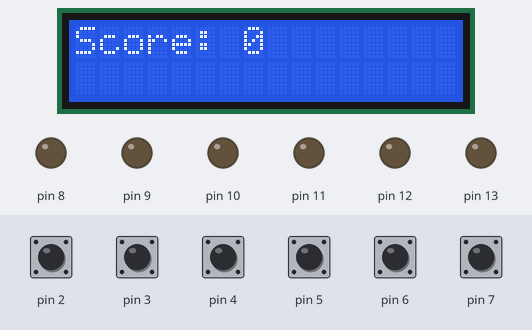
Simulated run of this sketch. Board: Arduino Uno, built with avr-gcc and run on an emulated ATmega328P. Shown: 16×2 character LCD, output pins drawn as LEDs (lit = HIGH). The inputs (shaded band) are chosen by the test bench; at power-on: pin 2–7 HIGH. Random numbers use the default seed unless the sketch sets one; what the sketch prints to the serial monitor is not drawn.

Above: at 3.2 s.
3.3 s: pin 2 pulled LOW for 0.15 s
At 3.8 s:
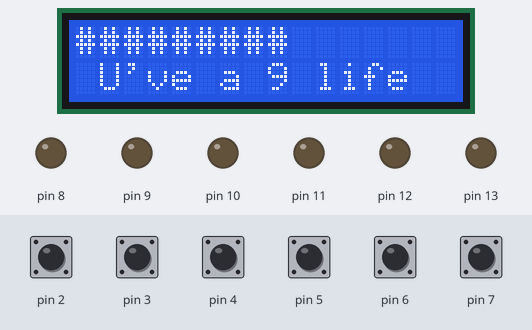
6.2 s: pin 6 pulled LOW for 0.15 s
At 7.8 s:
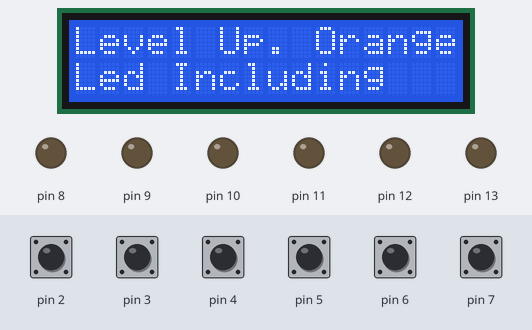
9.3 s: pin 3 pulled LOW for 1 s
At 10.6 s:
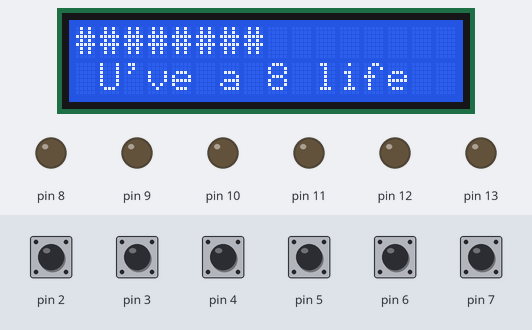
12.8 s: pin 4 pulled LOW for 0.15 s
At 13.5 s:
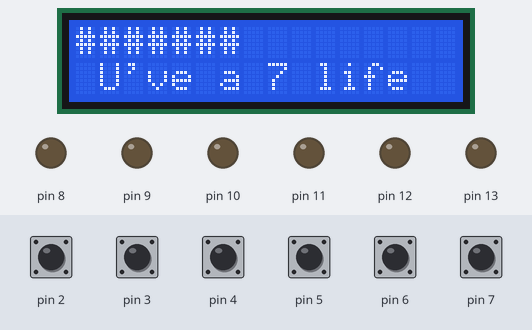
15.3 s: pin 5 pulled LOW for 0.15 s
At 16.1 s:
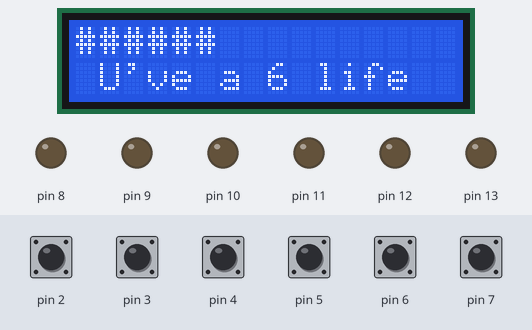
17.8 s: pin 7 pulled LOW for 0.15 s
At 18.4 s:
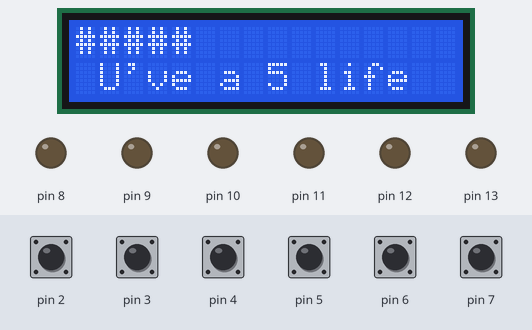
Timing chart, 0 to 21.3 s (numbered marks = the images above; inputs shaded):
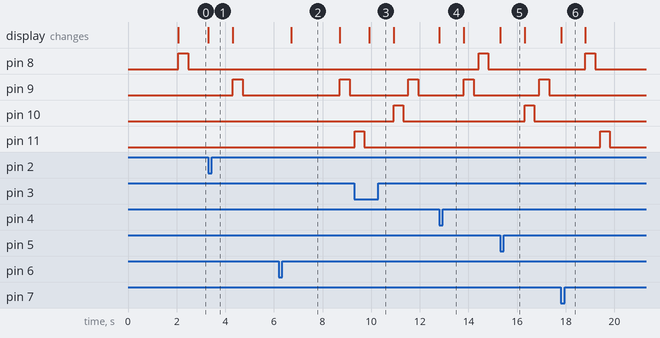

The sketch:

jeuDeMemoire.ino
```cpp
#include<LiquidCrystal.h>
LiquidCrystal lcd(A5,A4,A3,A2,A1,A0);
void setup()
{
   pinMode(13, OUTPUT);
   pinMode(12, OUTPUT);
   pinMode(11, OUTPUT);
   pinMode(10, OUTPUT);
   pinMode(9, OUTPUT);
   pinMode(8, OUTPUT);

   pinMode(7, INPUT_PULLUP);
   pinMode(6, INPUT_PULLUP);
   pinMode(5, INPUT_PULLUP);
   pinMode(4, INPUT_PULLUP);
   pinMode(3, INPUT_PULLUP);
   pinMode(2, INPUT_PULLUP);


  Serial.begin(9600);
  randomSeed(42);

  lcd.begin(16,2);
  lcd.setCursor(0,0);
  lcd.print("The Memory Game");
  lcd.setCursor(6,1);
  lcd.print("Ready...");
  delay(2000);
  lcd.clear();
  successed();
}

byte randomNumber,size=1,Highscore=0,life=10;
byte arr[250];
bool isSuccess = true,btn1,btn2,btn3,btn4,btn5,btn6;

bool secondLevel = true;
bool thirdLevel = true;
int maxNumber = 11;
void loop()
{
  Serial.println(size);
  for(byte i=0 ; i<size ;i++)
  {
	if(size > 1&&secondLevel==true)
    {
	  maxNumber = 12;
	  lcd.clear();
	  lcd.print("Level Up. Orange");
      lcd.setCursor(0,1);
	  lcd.print("Led Including");
      delay(2000);
	  lcd.clear();
	  secondLevel = false;
	  successed();
	}
	if(size > 2&&thirdLevel==true)
    {
	  maxNumber = 13;
	  lcd.clear();
	  lcd.print("Level Up. White");
      lcd.setCursor(0,1);
	  lcd.print("Led Including");
      delay(2000);
	  lcd.clear();
	  thirdLevel = false;
	  successed();
	}

    randomNumber = random(8,maxNumber);
    arr[i]=randomNumber;
    digitalWrite(randomNumber,HIGH);
    delay(400);
    digitalWrite(randomNumber,LOW);
    delay(200);

    if(randomNumber==13)
     Serial.println("White");

	else if(randomNumber==12)
     Serial.println("Orange");

	else if(randomNumber==11)
     Serial.println("Red");

	else if(randomNumber==10)
     Serial.println("Blue");

	else if(randomNumber==9)
     Serial.println("Yellow");

	else if(randomNumber==8)
     Serial.println("Green");

  }

  for(byte i=0 ; i<size ;)
  {
    btn1=digitalRead(7);
    btn2=digitalRead(6);
    btn3=digitalRead(5);
    btn4=digitalRead(4);
	btn5=digitalRead(3);
	btn6=digitalRead(2);

    if(btn1&&btn2&&btn3&&btn4&&btn5&&btn6)
    {
      continue;
    }

    if(arr[i]==8&&!btn1&&btn2&&btn3&&btn4&&btn5&&btn6)
      i++;
    else if(arr[i]==9&&btn1&&!btn2&&btn3&&btn4&&btn5&&btn6)
      i++;
    else if(arr[i]==10&&btn1&&btn2&&!btn3&&btn4&&btn5&&btn6)
      i++;
    else if(arr[i]==11&&btn1&&btn2&&btn3&&!btn4&&btn5&&btn6)
      i++;
	else if(arr[i]==12&&btn1&&btn2&&btn3&&btn4&&!btn5&&btn6)
      i++;
	else if(arr[i]==13&&btn1&&btn2&&btn3&&btn4&&btn5&&!btn6)
      i++;
    else
    {
        life--;
		if(life)
        {
          lives();
        }
        else
        {
          isSuccess=false;
        }

      break;
    }
    delay(500);
  }

  if(isSuccess)
  {
    Serial.println("Sucessed");
    size++;
    successed();
  }
  else
  {

    Serial.println("Game over !");
    size=1;
    life=10;
    isSuccess=true;
    over();
  }
}

void buttonWait(int buttonPin){
  int buttonState = 0;
  while(1){
    buttonState = digitalRead(buttonPin);
    if (buttonState == HIGH) {
      return;
    }
  }
}

void successed()
{
  	lcd.clear();
    lcd.print("Score: ");
    lcd.print(size-1);
    lcd.setCursor(0,1);
}
void over()
{
    lcd.clear();
    lcd.setCursor(3,0);
    lcd.print("Game");
    lcd.setCursor(8,1);
    lcd.print("over !");
    delay(1000);
    successed();
}
void lives()
{
  lcd.clear();
  	for(byte i=0 ; i<life ;i++)
      lcd.print("#");

  lcd.setCursor(0,1);
  lcd.print(" U've a ");
  lcd.print(life);
  lcd.print(" life");
  delay(1000);
  size--;
  successed();

}
```

Measured:
- after the input at 3.3 s, pin 9: LOW → HIGH after 1.0 s, → LOW 0.40 s later; the display: changes at once (image 1)
- after the input at 6.2 s, pin 9: LOW → HIGH after 2.5 s, → LOW 0.40 s later; the display: first changes after 0.50 s (image 2 shows a later state)
- after the input at 9.3 s, pin 9: LOW → HIGH after 2.2 s, → LOW 0.40 s later; pin 10: LOW → HIGH after 1.6 s, → LOW 0.40 s later; the display: changes after 0.62 s (image 3)
- after the input at 12.8 s, pin 8: LOW → HIGH after 1.6 s, → LOW 0.40 s later; pin 9: LOW → HIGH after 1.0 s, → LOW 0.40 s later; the display: changes at once (image 4)
- after the input at 15.3 s, pin 9: LOW → HIGH after 1.6 s, → LOW 0.40 s later; pin 10: LOW → HIGH after 1.0 s, → LOW 0.40 s later; the display: changes at once (image 5)
- after the input at 17.8 s, pin 8: LOW → HIGH after 1.0 s, → LOW 0.40 s later; pin 11: LOW → HIGH after 1.6 s, → LOW 0.40 s later; the display: changes at once (image 6)
- what the display in image 2 shows lasts 2.0 s, from 6.7 s to 8.7 s
